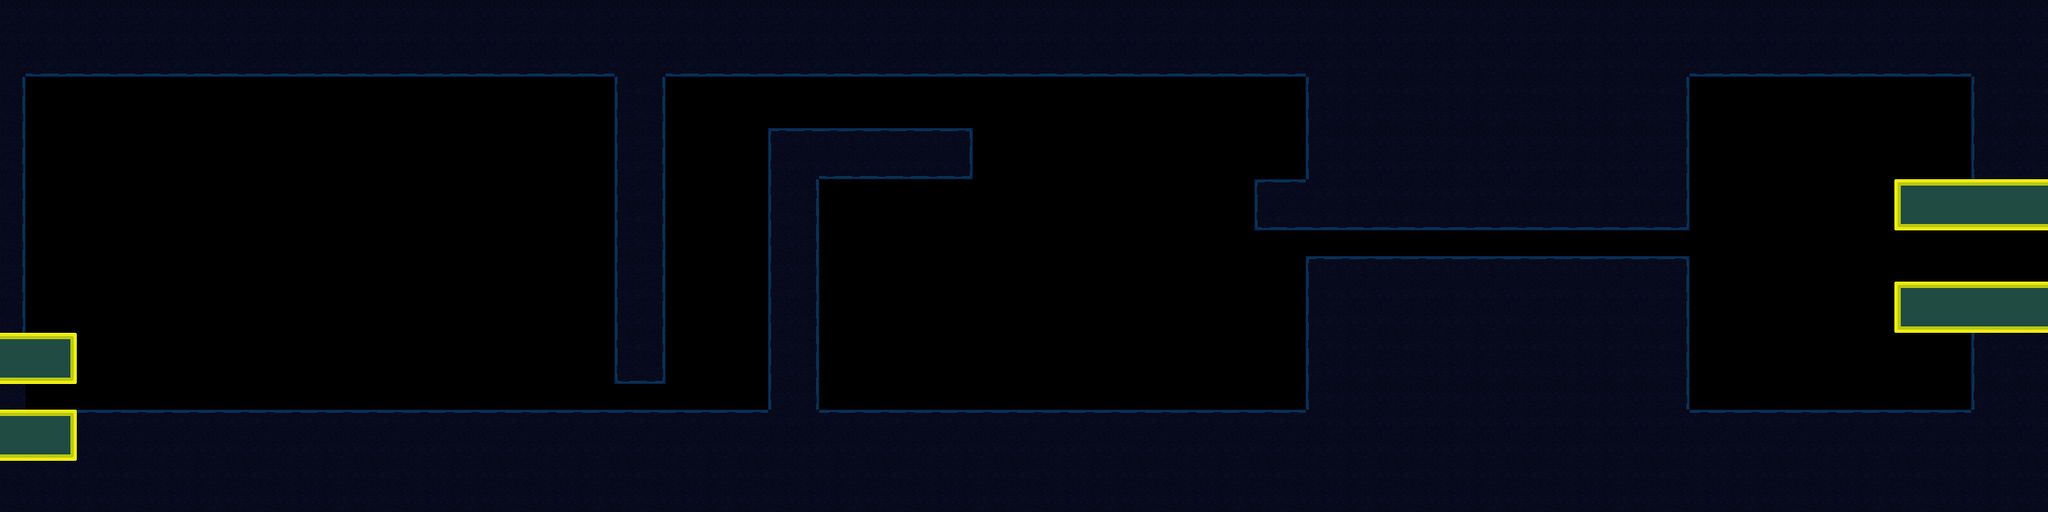

Rendered tile map (Tiled .tmx) drawn with the repository's tilesets; below, a short description and the map source with its tile grids summarised:
An orthogonal 80x20 tile map with 32x32 px tiles, 1 tile layer (Ground), 1 hidden layer not drawn, 2 tilesets and 18 objects (5x Text, 5x Light, Lizard, SceneSwitch, Pirahna, ...).

<map version="1.10" tiledversion="1.10.2" orientation="orthogonal" renderorder="right-down" width="80" height="20" tilewidth="32" tileheight="32" infinite="0" nextlayerid="4" nextobjectid="89">
 <editorsettings>
  <export target="../maps/Tutorial.tmj" format="json" />
 </editorsettings>
 <tileset firstgid="1" name="MarkingTile" tilewidth="32" tileheight="32" tilecount="1" columns="1">
  <image source="../sampleTile.png" width="32" height="32" />
  <tile id="0">
   <properties>
    <property name="collides" type="bool" value="true" />
   </properties>
  </tile>
 </tileset>
 <tileset firstgid="2" name="AquaTile" tilewidth="32" tileheight="32" tilecount="100" columns="10">
  <image source="../StaticImages/tilesheet.png" width="320" height="320" />
  <tile id="0">
   <properties>
    <property name="collides" type="bool" value="false" />
   </properties>
  </tile>
  <tile id="1">
   <properties>
    <property name="collides" type="bool" value="true" />
   </properties>
  </tile>
  <tile id="2">
   <properties>
    <property name="collides" type="bool" value="true" />
   </properties>
  </tile>
  <tile id="3">
   <properties>
    <property name="collides" type="bool" value="true" />
   </properties>
  </tile>
  <tile id="4">
   <properties>
    <property name="collides" type="bool" value="false" />
   </properties>
  </tile>
  <tile id="5">
   <properties>
    <property name="collides" type="bool" value="true" />
   </properties>
  </tile>
  <tile id="6">
   <properties>
    <property name="collides" type="bool" value="true" />
   </properties>
  </tile>
  <tile id="7">
   <properties>
    <property name="collides" type="bool" value="true" />
   </properties>
  </tile>
  <tile id="8">
   <properties>
    <property name="collides" type="bool" value="false" />
   </properties>
  </tile>
  <tile id="9">
   <properties>
    <property name="collides" type="bool" value="false" />
   </properties>
  </tile>
  <tile id="10">
   <properties>
    <property name="collides" type="bool" value="false" />
   </properties>
  </tile>
  <tile id="11">
   <properties>
    <property name="collides" type="bool" value="true" />
   </properties>
  </tile>
  <tile id="12">
   <properties>
    <property name="collides" type="bool" value="true" />
   </properties>
  </tile>
  <tile id="13">
   <properties>
    <property name="collides" type="bool" value="true" />
   </properties>
  </tile>
  <tile id="14">
   <properties>
    <property name="collides" type="bool" value="false" />
   </properties>
  </tile>
  <tile id="15">
   <properties>
    <property name="collides" type="bool" value="true" />
   </properties>
  </tile>
  <tile id="16">
   <properties>
    <property name="collides" type="bool" value="true" />
   </properties>
  </tile>
  <tile id="17">
   <properties>
    <property name="collides" type="bool" value="true" />
   </properties>
  </tile>
  <tile id="18">
   <properties>
    <property name="collides" type="bool" value="false" />
   </properties>
  </tile>
  <tile id="19">
   <properties>
    <property name="collides" type="bool" value="false" />
   </properties>
  </tile>
  <tile id="20">
   <properties>
    <property name="collides" type="bool" value="false" />
   </properties>
  </tile>
  <tile id="21">
   <properties>
    <property name="collides" type="bool" value="true" />
   </properties>
  </tile>
  <tile id="22">
   <properties>
    <property name="collides" type="bool" value="true" />
   </properties>
  </tile>
  <tile id="23">
   <properties>
    <property name="collides" type="bool" value="true" />
   </properties>
  </tile>
  <tile id="24">
   <properties>
    <property name="collides" type="bool" value="false" />
   </properties>
  </tile>
  <tile id="25">
   <properties>
    <property name="collides" type="bool" value="true" />
   </properties>
  </tile>
  <tile id="26">
   <properties>
    <property name="collides" type="bool" value="true" />
   </properties>
  </tile>
  <tile id="27">
   <properties>
    <property name="collides" type="bool" value="true" />
   </properties>
  </tile>
  <tile id="28">
   <properties>
    <property name="collides" type="bool" value="false" />
   </properties>
  </tile>
  <tile id="29">
   <properties>
    <property name="collides" type="bool" value="false" />
   </properties>
  </tile>
  <tile id="30">
   <properties>
    <property name="collides" type="bool" value="false" />
   </properties>
  </tile>
  <tile id="31">
   <properties>
    <property name="collides" type="bool" value="false" />
   </properties>
  </tile>
  <tile id="32">
   <properties>
    <property name="collides" type="bool" value="false" />
   </properties>
  </tile>
  <tile id="33">
   <properties>
    <property name="collides" type="bool" value="false" />
   </properties>
  </tile>
  <tile id="34">
   <properties>
    <property name="collides" type="bool" value="false" />
   </properties>
  </tile>
  <tile id="35">
   <properties>
    <property name="collides" type="bool" value="false" />
   </properties>
  </tile>
  <tile id="36">
   <properties>
    <property name="collides" type="bool" value="false" />
   </properties>
  </tile>
  <tile id="37">
   <properties>
    <property name="collides" type="bool" value="false" />
   </properties>
  </tile>
  <tile id="38">
   <properties>
    <property name="collides" type="bool" value="false" />
   </properties>
  </tile>
  <tile id="39">
   <properties>
    <property name="collides" type="bool" value="false" />
   </properties>
  </tile>
  <tile id="40">
   <properties>
    <property name="collides" type="bool" value="false" />
   </properties>
  </tile>
  <tile id="41">
   <properties>
    <property name="collides" type="bool" value="true" />
   </properties>
  </tile>
  <tile id="42">
   <properties>
    <property name="collides" type="bool" value="true" />
   </properties>
  </tile>
  <tile id="43">
   <properties>
    <property name="collides" type="bool" value="true" />
   </properties>
  </tile>
  <tile id="44">
   <properties>
    <property name="collides" type="bool" value="false" />
   </properties>
  </tile>
  <tile id="45">
   <properties>
    <property name="collides" type="bool" value="false" />
   </properties>
  </tile>
  <tile id="46">
   <properties>
    <property name="collides" type="bool" value="false" />
   </properties>
  </tile>
  <tile id="47">
   <properties>
    <property name="collides" type="bool" value="false" />
   </properties>
  </tile>
  <tile id="48">
   <properties>
    <property name="collides" type="bool" value="false" />
   </properties>
  </tile>
  <tile id="49">
   <properties>
    <property name="collides" type="bool" value="false" />
   </properties>
  </tile>
  <tile id="50">
   <properties>
    <property name="collides" type="bool" value="false" />
   </properties>
  </tile>
  <tile id="51">
   <properties>
    <property name="collides" type="bool" value="true" />
   </properties>
  </tile>
  <tile id="52">
   <properties>
    <property name="collides" type="bool" value="true" />
   </properties>
  </tile>
  <tile id="53">
   <properties>
    <property name="collides" type="bool" value="true" />
   </properties>
  </tile>
  <tile id="54">
   <properties>
    <property name="collides" type="bool" value="false" />
   </properties>
  </tile>
  <tile id="55">
   <properties>
    <property name="collides" type="bool" value="false" />
   </properties>
  </tile>
  <tile id="56">
   <properties>
    <property name="collides" type="bool" value="false" />
   </properties>
  </tile>
  <tile id="57">
   <properties>
    <property name="collides" type="bool" value="false" />
   </properties>
  </tile>
  <tile id="58">
   <properties>
    <property name="collides" type="bool" value="false" />
   </properties>
  </tile>
  <tile id="59">
   <properties>
    <property name="collides" type="bool" value="false" />
   </properties>
  </tile>
  <tile id="60">
   <properties>
    <property name="collides" type="bool" value="false" />
   </properties>
  </tile>
  <tile id="61">
   <properties>
    <property name="collides" type="bool" value="true" />
   </properties>
  </tile>
  <tile id="62">
   <properties>
    <property name="collides" type="bool" value="true" />
   </properties>
  </tile>
  <tile id="63">
   <properties>
    <property name="collides" type="bool" value="true" />
   </properties>
  </tile>
  <tile id="64">
   <properties>
    <property name="collides" type="bool" value="false" />
   </properties>
  </tile>
  <tile id="65">
   <properties>
    <property name="collides" type="bool" value="false" />
   </properties>
  </tile>
  <tile id="66">
   <properties>
    <property name="collides" type="bool" value="false" />
   </properties>
  </tile>
  <tile id="67">
   <properties>
    <property name="collides" type="bool" value="false" />
   </properties>
  </tile>
  <tile id="68">
   <properties>
    <property name="collides" type="bool" value="false" />
   </properties>
  </tile>
  <tile id="69">
   <properties>
    <property name="collides" type="bool" value="false" />
   </properties>
  </tile>
  <tile id="70">
   <properties>
    <property name="collides" type="bool" value="false" />
   </properties>
  </tile>
  <tile id="71">
   <properties>
    <property name="collides" type="bool" value="false" />
   </properties>
  </tile>
  <tile id="72">
   <properties>
    <property name="collides" type="bool" value="false" />
   </properties>
  </tile>
  <tile id="73">
   <properties>
    <property name="collides" type="bool" value="false" />
   </properties>
  </tile>
  <tile id="74">
   <properties>
    <property name="collides" type="bool" value="false" />
   </properties>
  </tile>
  <tile id="75">
   <properties>
    <property name="collides" type="bool" value="false" />
   </properties>
  </tile>
  <tile id="76">
   <properties>
    <property name="collides" type="bool" value="false" />
   </properties>
  </tile>
  <tile id="77">
   <properties>
    <property name="collides" type="bool" value="false" />
   </properties>
  </tile>
  <tile id="78">
   <properties>
    <property name="collides" type="bool" value="false" />
   </properties>
  </tile>
  <tile id="79">
   <properties>
    <property name="collides" type="bool" value="false" />
   </properties>
  </tile>
  <tile id="80">
   <properties>
    <property name="collides" type="bool" value="false" />
   </properties>
  </tile>
  <tile id="81">
   <properties>
    <property name="collides" type="bool" value="false" />
   </properties>
  </tile>
  <tile id="82">
   <properties>
    <property name="collides" type="bool" value="false" />
   </properties>
  </tile>
  <tile id="83">
   <properties>
    <property name="collides" type="bool" value="false" />
   </properties>
  </tile>
  <tile id="84">
   <properties>
    <property name="collides" type="bool" value="false" />
   </properties>
  </tile>
  <tile id="85">
   <properties>
    <property name="collides" type="bool" value="false" />
   </properties>
  </tile>
  <tile id="86">
   <properties>
    <property name="collides" type="bool" value="false" />
   </properties>
  </tile>
  <tile id="87">
   <properties>
    <property name="collides" type="bool" value="false" />
   </properties>
  </tile>
  <tile id="88">
   <properties>
    <property name="collides" type="bool" value="false" />
   </properties>
  </tile>
  <tile id="89">
   <properties>
    <property name="collides" type="bool" value="false" />
   </properties>
  </tile>
  <tile id="90">
   <properties>
    <property name="collides" type="bool" value="false" />
   </properties>
  </tile>
  <tile id="91">
   <properties>
    <property name="collides" type="bool" value="false" />
   </properties>
  </tile>
  <tile id="92">
   <properties>
    <property name="collides" type="bool" value="false" />
   </properties>
  </tile>
  <tile id="93">
   <properties>
    <property name="collides" type="bool" value="false" />
   </properties>
  </tile>
  <tile id="94">
   <properties>
    <property name="collides" type="bool" value="false" />
   </properties>
  </tile>
  <tile id="95">
   <properties>
    <property name="collides" type="bool" value="false" />
   </properties>
  </tile>
  <tile id="96">
   <properties>
    <property name="collides" type="bool" value="false" />
   </properties>
  </tile>
  <tile id="97">
   <properties>
    <property name="collides" type="bool" value="false" />
   </properties>
  </tile>
  <tile id="98">
   <properties>
    <property name="collides" type="bool" value="false" />
   </properties>
  </tile>
  <tile id="99">
   <properties>
    <property name="collides" type="bool" value="false" />
   </properties>
  </tile>
 </tileset>
 <layer id="1" name="Blocking" width="80" height="20" visible="0">
  <data>[1600 cells, 227 non-empty, 1 distinct tile ids]</data>
 </layer>
 <layer id="3" name="Ground" width="80" height="20">
  <data>[1600 cells, 864 non-empty, 15 distinct tile ids]</data>
 </layer>
 <objectgroup id="2" name="ObjectLayer">
  <properties>
   <property name="Level" value="Level2" />
  </properties>
  <object id="41" name="Lizard" x="185.758" y="492.061">
   <point />
  </object>
  <object id="42" name="SceneSwitch" x="2570.79" y="338.182">
   <properties>
    <property name="Level" value="Level1" />
   </properties>
   <point />
  </object>
  <object id="52" name="Pirahna" x="1088" y="466">
   <properties>
    <property name="health" type="int" value="1" />
    <property name="rotation" type="int" value="0" />
   </properties>
   <point />
  </object>
  <object id="67" name="EnemyDoor" x="1632" y="288">
   <properties>
    <property name="enemy" type="object" value="52" />
   </properties>
   <point />
  </object>
  <object id="72" name="Text" x="180" y="392">
   <properties>
    <property name="content" value="Use arrow keys or Controller Joystick to move the Lizard" />
    <property name="mobileContent" value="Use the joystick on the left side of the screen to move" />
   </properties>
   <point />
  </object>
  <object id="73" name="Lever" x="524" y="500">
   <properties>
    <property name="rotation" type="int" value="0" />
   </properties>
   <point />
  </object>
  <object id="74" name="Door" x="768" y="480">
   <properties>
    <property name="Lever" type="object" value="73" />
   </properties>
   <point />
  </object>
  <object id="75" name="Text" x="852" y="418">
   <properties>
    <property name="content" value="Crawl up walls" />
   </properties>
   <point />
  </object>
  <object id="76" name="Text" x="1000" y="130">
   <properties>
    <property name="content" value="Spacebar or A button on gamepad" />
    <property name="mobileContent" value="Tap the right side of the screen to attack!" />
   </properties>
   <point />
  </object>
  <object id="77" name="Text" x="1048" y="250">
   <properties>
    <property name="content" value="Attack the fish!" />
   </properties>
   <point />
  </object>
  <object id="78" name="Light" x="524" y="546">
   <properties>
    <property name="intensity" type="int" value="2" />
    <property name="radius" type="int" value="500" />
   </properties>
   <point />
  </object>
  <object id="79" name="Light" x="802" y="472">
   <properties>
    <property name="intensity" type="int" value="2" />
    <property name="radius" type="int" value="500" />
   </properties>
   <point />
  </object>
  <object id="80" name="Bubble" x="1896" y="308">
   <point />
  </object>
  <object id="81" name="Text" x="1732" y="268">
   <properties>
    <property name="content" value="Watch your oxygen levels and collect bubbles to refill it" />
   </properties>
   <point />
  </object>
  <object id="82" name="Light" x="1652" y="310">
   <properties>
    <property name="intensity" type="int" value="2" />
    <property name="radius" type="int" value="500" />
   </properties>
   <point />
  </object>
  <object id="83" name="Light" x="1896" y="306">
   <properties>
    <property name="intensity" type="int" value="2" />
    <property name="radius" type="int" value="500" />
   </properties>
   <point />
  </object>
  <object id="84" name="Light" x="2606" y="352">
   <properties>
    <property name="intensity" type="int" value="5" />
    <property name="radius" type="int" value="1000" />
   </properties>
   <point />
  </object>
  <object id="87" name="startTimer" x="30" y="44">
   <point />
  </object>
 </objectgroup>
</map>
